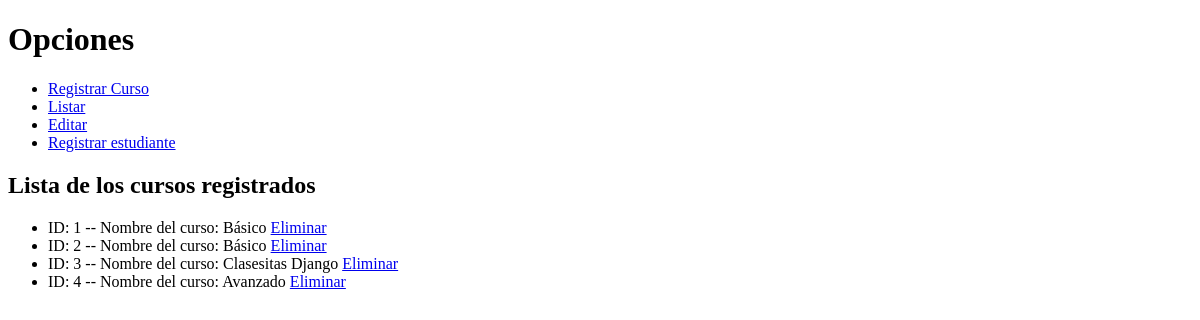
/relaciones/listar_cursos/, run on an earlier commit of the app's database.
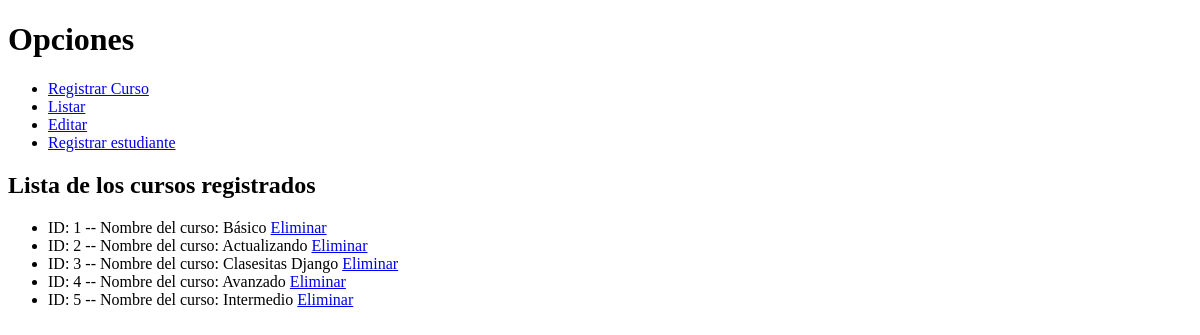
And on a later commit of the database.
### relacionesDjango/models.py (models this page shows)
class Curso(models.Model):
    OPCIONES_MATERIAS = [
        ("Programación", "Opción 1"),
        ("Comunicacion", "Opción 2"),
        ("Diseño", "Opción3"),
    ]
    curso_nombre = models.CharField(max_length=50)
    descripcion = models.CharField(max_length=100)
    materia = models.CharField(choices=OPCIONES_MATERIAS, max_length=50)

### relacionesDjango/views.py (the view)
# urls.py: path('listar_cursos/', views.listar_cursos, name="listar_cursos"),
def listar_cursos(request):
    obtener_cursos = Curso.objects.all()
    return render(request, 'listar_cursos.html', {
        'lista_cursos': obtener_cursos
    })

### templates/listar_cursos.html
{% extends "layouts/app.html" %}
{% block content %}
<h2>Lista de los cursos registrados</h2>
<ul>
    {% for curso in lista_cursos %}
    <li>
        ID: {{ curso.id }} -- Nombre del curso: {{ curso.curso_nombre }}
        <a href="{% url "eliminar_curso" curso.id  %}">Eliminar</a>
    </li>
    {% endfor %}
</ul>
{% endblock content %}

What changed in the data, as far as the page shows it:
changed Curso id 2: curso_nombre "Básico" → "Actualizando"
added Curso: id "5", curso_nombre "Intermedio"
